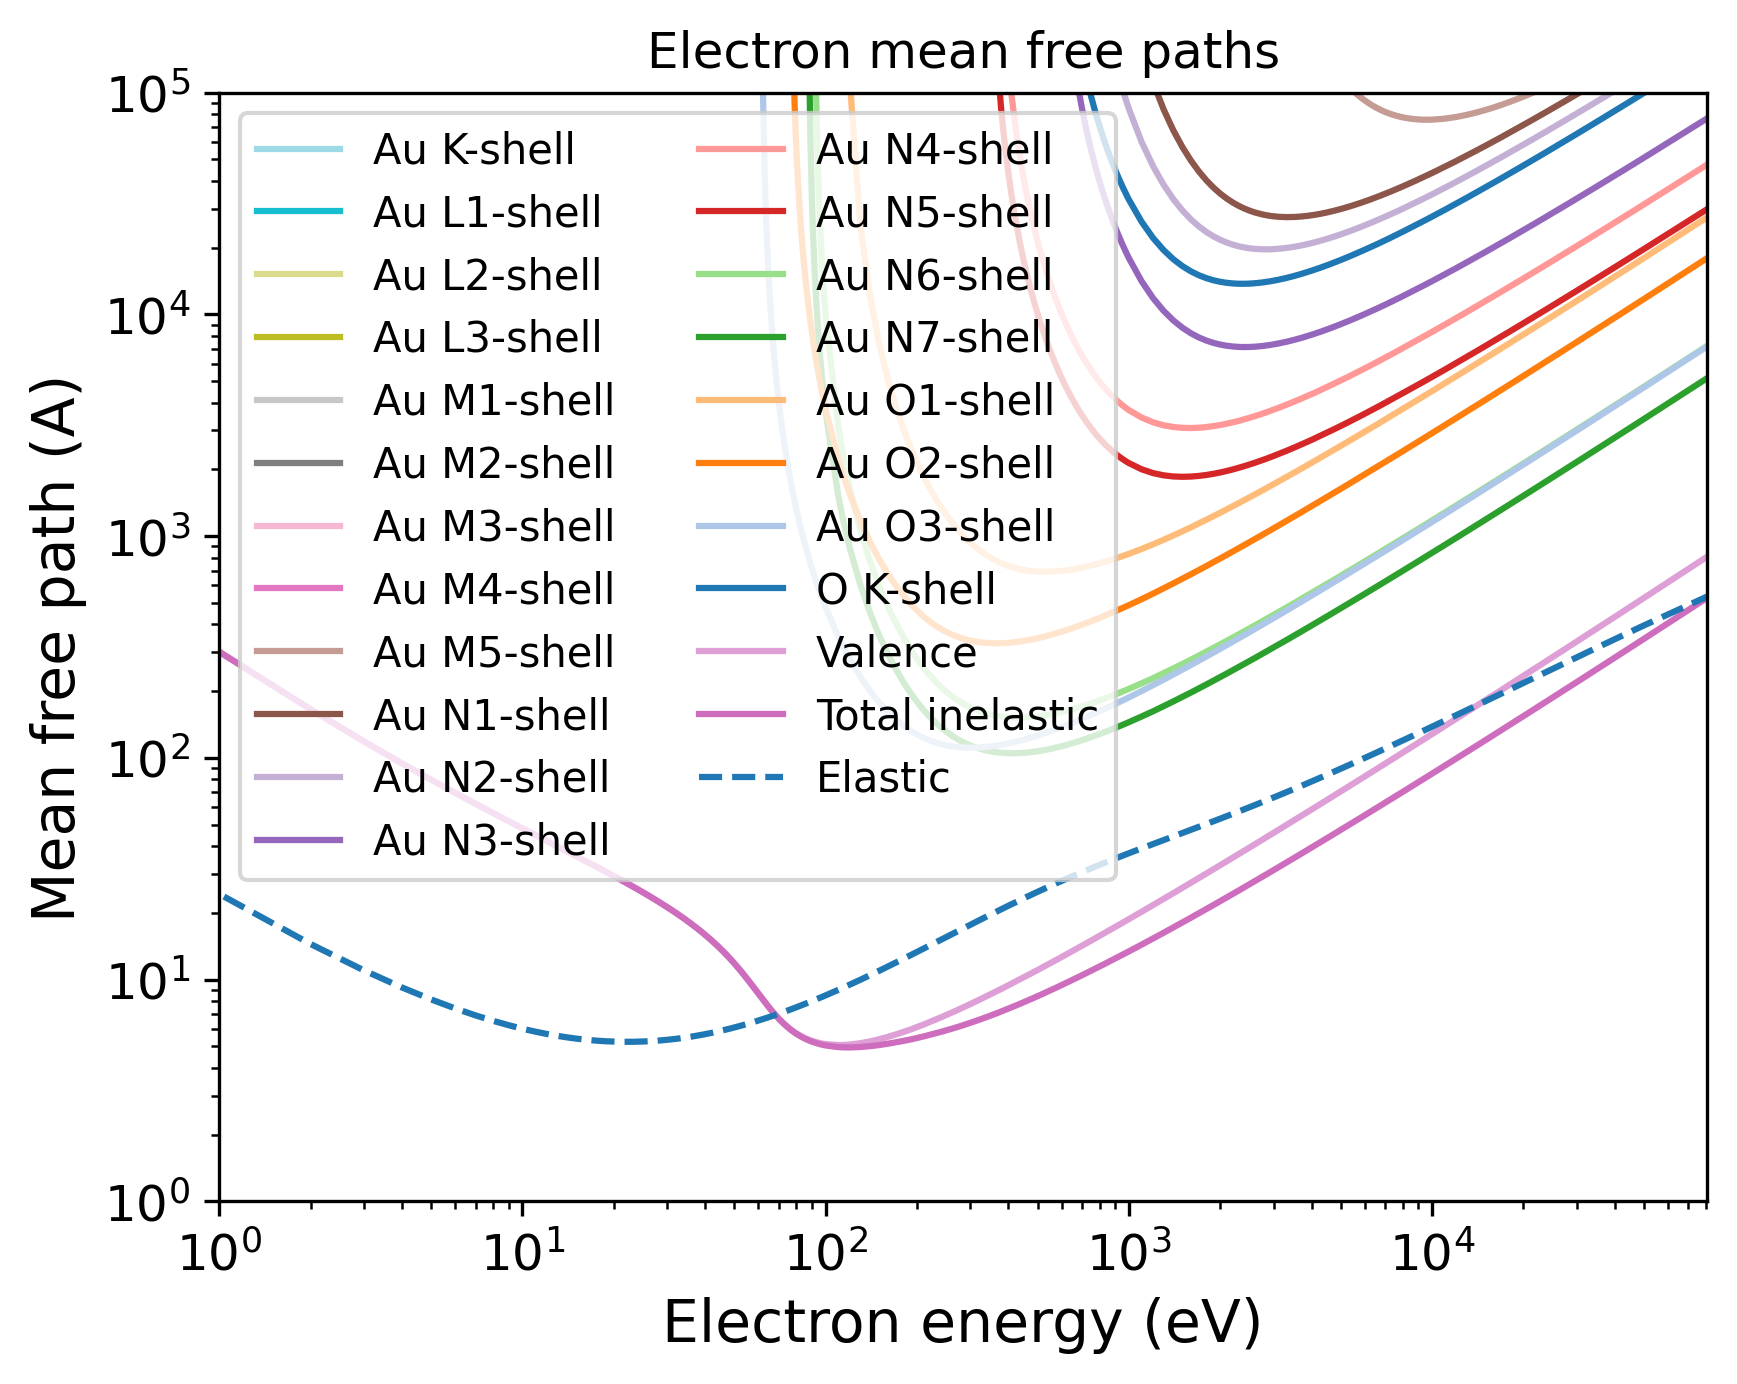

This figure's Python source:
import pandas as pd
import numpy as np
import matplotlib.pyplot as plt
import matplotlib.cm as cm
# Set the format:
plt.xlabel("Electron energy (eV)", fontsize=14)
plt.ylabel("Mean free path (A)", fontsize=14)
plt.xticks(fontsize=12)
plt.yticks(fontsize=12)
plt.grid(False)
# Set the axes:
# Read the output file:
df = pd.read_csv(r"OUTPUT_Au2O3_Electron_IMFP.dat", sep=r'\s+', header=None, comment="#", skipinitialspace=True)
plt.xscale("log")
plt.yscale("log")
# Prepare the plot:
columns_to_plot = [ 1, 2, 3, 4, 5, 6, 7, 8, 9, 10, 11, 12, 13, 14, 15, 16, 17, 18, 19, 20, 21, 22]
labels = [ "Au K-shell", "Au L1-shell", "Au L2-shell", "Au L3-shell", "Au M1-shell", "Au M2-shell", "Au M3-shell", "Au M4-shell", "Au M5-shell", "Au N1-shell", "Au N2-shell", "Au N3-shell", "Au N4-shell", "Au N5-shell", "Au N6-shell", "Au N7-shell", "Au O1-shell", "Au O2-shell", "Au O3-shell", "O K-shell", "Valence", "Total inelastic"]
# Create N distinct colors from a colormap
N = len(columns_to_plot)
colors = np.vstack([plt.cm.tab20(np.linspace(1, 0, 20)), plt.cm.tab20b(np.linspace(1, 0, 20))])
# Set line styles:
linestyles = [ "-", "-", "-", "-", "-", "-", "-", "-", "-", "-", "-", "-", "-", "-", "-", "-", "-", "-", "-", "-", "-", "-"]
for i, col in enumerate(columns_to_plot):
    color = colors[i % len(colors)]
    ls    = linestyles[i % len(linestyles)]
    label = labels[i % len(labels)]
    plt.plot(df.iloc[:, 0], df.iloc[:, col],
    color=color,
    label=label,
    linestyle=ls)
# Add a curve from the second file
df2 = pd.read_csv(r"OUTPUT_Au2O3_Electron_EMFP.dat", sep=r'\s+', header=None, comment="#", skipinitialspace=True)
columns_to_plot2 = [ 3]
labels2 = [ "Elastic"]
# Create second part of the plot:
for col, label in zip(columns_to_plot2, labels2):
    plt.plot(df2.iloc[:, 0], df2.iloc[:, col], label=label, linestyle="--")
plt.xlim(1.00000000,80729.00100000)
plt.ylim(1.00000000,100000.00000000)
plt.title("Electron mean free paths")
plt.legend(loc="best", fontsize=10, ncol=2)
# Save the plot in this format:
plt.savefig("OUTPUT_MFP_electron.png", dpi=300, bbox_inches="tight")
